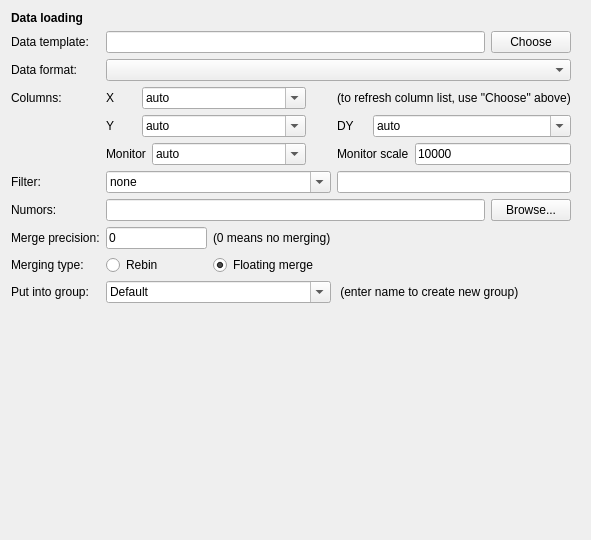
<?xml version="1.0" encoding="UTF-8"?>
<ui version="4.0">
 <class>Form</class>
 <widget class="QWidget" name="Form">
  <property name="geometry">
   <rect>
    <x>0</x>
    <y>0</y>
    <width>591</width>
    <height>540</height>
   </rect>
  </property>
  <property name="windowTitle">
   <string>Form</string>
  </property>
  <layout class="QHBoxLayout" name="horizontalLayout">
   <item>
    <widget class="QScrollArea" name="scrollArea">
     <property name="frameShape">
      <enum>QFrame::NoFrame</enum>
     </property>
     <property name="widgetResizable">
      <bool>true</bool>
     </property>
     <widget class="QWidget" name="scrollAreaWidgetContents_2">
      <property name="geometry">
       <rect>
        <x>0</x>
        <y>0</y>
        <width>579</width>
        <height>528</height>
       </rect>
      </property>
      <layout class="QGridLayout" name="gridLayout_2">
       <property name="leftMargin">
        <number>0</number>
       </property>
       <property name="topMargin">
        <number>0</number>
       </property>
       <property name="bottomMargin">
        <number>0</number>
       </property>
       <item row="0" column="0">
        <layout class="QGridLayout" name="gridLayout">
         <item row="4" column="1" colspan="2">
          <layout class="QHBoxLayout" name="horizontalLayout_2">
           <item>
            <widget class="QLabel" name="label_5">
             <property name="sizePolicy">
              <sizepolicy hsizetype="Fixed" vsizetype="Preferred">
               <horstretch>0</horstretch>
               <verstretch>0</verstretch>
              </sizepolicy>
             </property>
             <property name="minimumSize">
              <size>
               <width>30</width>
               <height>0</height>
              </size>
             </property>
             <property name="text">
              <string>Y</string>
             </property>
            </widget>
           </item>
           <item>
            <widget class="QComboBox" name="ycolBox">
             <property name="editable">
              <bool>true</bool>
             </property>
             <item>
              <property name="text">
               <string>auto</string>
              </property>
             </item>
            </widget>
           </item>
           <item>
            <spacer name="horizontalSpacer_2">
             <property name="orientation">
              <enum>Qt::Horizontal</enum>
             </property>
             <property name="sizeType">
              <enum>QSizePolicy::Fixed</enum>
             </property>
             <property name="sizeHint" stdset="0">
              <size>
               <width>25</width>
               <height>20</height>
              </size>
             </property>
            </spacer>
           </item>
          </layout>
         </item>
         <item row="11" column="1">
          <spacer name="verticalSpacer">
           <property name="orientation">
            <enum>Qt::Vertical</enum>
           </property>
           <property name="sizeHint" stdset="0">
            <size>
             <width>20</width>
             <height>40</height>
            </size>
           </property>
          </spacer>
         </item>
         <item row="12" column="0" colspan="5">
          <widget class="QDialogButtonBox" name="buttonBox">
           <property name="standardButtons">
            <set>QDialogButtonBox::NoButton</set>
           </property>
          </widget>
         </item>
         <item row="9" column="0">
          <widget class="QLabel" name="label_13">
           <property name="text">
            <string>Merging type:</string>
           </property>
          </widget>
         </item>
         <item row="9" column="1">
          <widget class="QRadioButton" name="rbRebin">
           <property name="text">
            <string>Rebin</string>
           </property>
           <property name="checked">
            <bool>false</bool>
           </property>
          </widget>
         </item>
         <item row="9" column="2">
          <widget class="QRadioButton" name="rbFloatMerge">
           <property name="text">
            <string>Floating merge</string>
           </property>
           <property name="checkable">
            <bool>true</bool>
           </property>
           <property name="checked">
            <bool>true</bool>
           </property>
          </widget>
         </item>
         <item row="0" column="0" colspan="2">
          <widget class="QLabel" name="label_10">
           <property name="font">
            <font>
             <bold>true</bold>
            </font>
           </property>
           <property name="text">
            <string>Data loading</string>
           </property>
          </widget>
         </item>
         <item row="7" column="0">
          <widget class="QLabel" name="label_6">
           <property name="sizePolicy">
            <sizepolicy hsizetype="Fixed" vsizetype="Preferred">
             <horstretch>0</horstretch>
             <verstretch>0</verstretch>
            </sizepolicy>
           </property>
           <property name="text">
            <string>Numors:</string>
           </property>
          </widget>
         </item>
         <item row="7" column="1" colspan="3">
          <widget class="QLineEdit" name="numorsEdit"/>
         </item>
         <item row="7" column="4">
          <widget class="QPushButton" name="numorHelpBtn">
           <property name="text">
            <string>?</string>
           </property>
          </widget>
         </item>
         <item row="8" column="0">
          <widget class="QLabel" name="label_7">
           <property name="sizePolicy">
            <sizepolicy hsizetype="Fixed" vsizetype="Preferred">
             <horstretch>0</horstretch>
             <verstretch>0</verstretch>
            </sizepolicy>
           </property>
           <property name="text">
            <string>Merge precision:</string>
           </property>
          </widget>
         </item>
         <item row="8" column="1">
          <widget class="QLineEdit" name="precisionEdit">
           <property name="sizePolicy">
            <sizepolicy hsizetype="Ignored" vsizetype="Fixed">
             <horstretch>0</horstretch>
             <verstretch>0</verstretch>
            </sizepolicy>
           </property>
           <property name="text">
            <string>0</string>
           </property>
          </widget>
         </item>
         <item row="8" column="2">
          <widget class="QLabel" name="label_12">
           <property name="text">
            <string>(0 means no merging)</string>
           </property>
          </widget>
         </item>
         <item row="7" column="4">
          <widget class="QPushButton" name="browseBtn">
           <property name="text">
            <string>Browse...</string>
           </property>
          </widget>
         </item>
         <item row="3" column="1" colspan="2">
          <layout class="QHBoxLayout" name="horizontalLayout_4">
           <item>
            <widget class="QLabel" name="label_4">
             <property name="sizePolicy">
              <sizepolicy hsizetype="Fixed" vsizetype="Preferred">
               <horstretch>0</horstretch>
               <verstretch>0</verstretch>
              </sizepolicy>
             </property>
             <property name="minimumSize">
              <size>
               <width>30</width>
               <height>0</height>
              </size>
             </property>
             <property name="text">
              <string>X</string>
             </property>
            </widget>
           </item>
           <item>
            <widget class="QComboBox" name="xcolBox">
             <property name="editable">
              <bool>true</bool>
             </property>
             <item>
              <property name="text">
               <string>auto</string>
              </property>
             </item>
            </widget>
           </item>
           <item>
            <spacer name="horizontalSpacer">
             <property name="orientation">
              <enum>Qt::Horizontal</enum>
             </property>
             <property name="sizeType">
              <enum>QSizePolicy::Fixed</enum>
             </property>
             <property name="sizeHint" stdset="0">
              <size>
               <width>25</width>
               <height>20</height>
              </size>
             </property>
            </spacer>
           </item>
          </layout>
         </item>
         <item row="5" column="3" colspan="2">
          <layout class="QHBoxLayout" name="horizontalLayout_6">
           <item>
            <widget class="QLabel" name="label_9">
             <property name="sizePolicy">
              <sizepolicy hsizetype="Fixed" vsizetype="Preferred">
               <horstretch>0</horstretch>
               <verstretch>0</verstretch>
              </sizepolicy>
             </property>
             <property name="text">
              <string>Monitor scale</string>
             </property>
            </widget>
           </item>
           <item>
            <widget class="QLineEdit" name="monscaleEdit">
             <property name="text">
              <string>10000</string>
             </property>
            </widget>
           </item>
          </layout>
         </item>
         <item row="1" column="0">
          <widget class="QLabel" name="label_2">
           <property name="sizePolicy">
            <sizepolicy hsizetype="Fixed" vsizetype="Preferred">
             <horstretch>0</horstretch>
             <verstretch>0</verstretch>
            </sizepolicy>
           </property>
           <property name="text">
            <string>Data template:</string>
           </property>
          </widget>
         </item>
         <item row="1" column="1" colspan="3">
          <widget class="QLineEdit" name="templateEdit">
           <property name="readOnly">
            <bool>true</bool>
           </property>
          </widget>
         </item>
         <item row="1" column="4">
          <widget class="QPushButton" name="settemplateBtn">
           <property name="sizePolicy">
            <sizepolicy hsizetype="Fixed" vsizetype="Fixed">
             <horstretch>0</horstretch>
             <verstretch>0</verstretch>
            </sizepolicy>
           </property>
           <property name="text">
            <string> Choose </string>
           </property>
           <property name="icon">
            <iconset theme="document-open">
             <normaloff>.</normaloff>.</iconset>
           </property>
          </widget>
         </item>
         <item row="2" column="0">
          <widget class="QLabel" name="label">
           <property name="sizePolicy">
            <sizepolicy hsizetype="Fixed" vsizetype="Preferred">
             <horstretch>0</horstretch>
             <verstretch>0</verstretch>
            </sizepolicy>
           </property>
           <property name="text">
            <string>Data format:</string>
           </property>
          </widget>
         </item>
         <item row="2" column="1" colspan="4">
          <widget class="QComboBox" name="dataformatBox"/>
         </item>
         <item row="3" column="0">
          <widget class="QLabel" name="label_3">
           <property name="sizePolicy">
            <sizepolicy hsizetype="Fixed" vsizetype="Preferred">
             <horstretch>0</horstretch>
             <verstretch>0</verstretch>
            </sizepolicy>
           </property>
           <property name="text">
            <string>Columns:</string>
           </property>
          </widget>
         </item>
         <item row="4" column="3" colspan="2">
          <layout class="QHBoxLayout" name="horizontalLayout_3">
           <item>
            <widget class="QLabel" name="label_11">
             <property name="sizePolicy">
              <sizepolicy hsizetype="Fixed" vsizetype="Preferred">
               <horstretch>0</horstretch>
               <verstretch>0</verstretch>
              </sizepolicy>
             </property>
             <property name="minimumSize">
              <size>
               <width>30</width>
               <height>0</height>
              </size>
             </property>
             <property name="text">
              <string>DY</string>
             </property>
            </widget>
           </item>
           <item>
            <widget class="QComboBox" name="dycolBox">
             <property name="editable">
              <bool>true</bool>
             </property>
             <item>
              <property name="text">
               <string>auto</string>
              </property>
             </item>
            </widget>
           </item>
          </layout>
         </item>
         <item row="5" column="1" colspan="2">
          <layout class="QHBoxLayout" name="horizontalLayout_5">
           <item>
            <widget class="QLabel" name="label_8">
             <property name="sizePolicy">
              <sizepolicy hsizetype="Fixed" vsizetype="Preferred">
               <horstretch>0</horstretch>
               <verstretch>0</verstretch>
              </sizepolicy>
             </property>
             <property name="text">
              <string>Monitor</string>
             </property>
            </widget>
           </item>
           <item>
            <widget class="QComboBox" name="moncolBox">
             <property name="editable">
              <bool>true</bool>
             </property>
             <item>
              <property name="text">
               <string>auto</string>
              </property>
             </item>
            </widget>
           </item>
           <item>
            <spacer name="horizontalSpacer_3">
             <property name="orientation">
              <enum>Qt::Horizontal</enum>
             </property>
             <property name="sizeType">
              <enum>QSizePolicy::Fixed</enum>
             </property>
             <property name="sizeHint" stdset="0">
              <size>
               <width>25</width>
               <height>20</height>
              </size>
             </property>
            </spacer>
           </item>
          </layout>
         </item>
         <item row="6" column="0">
          <widget class="QLabel" name="filterLbl">
           <property name="text">
            <string>Filter:</string>
           </property>
          </widget>
         </item>
         <item row="6" column="1" colspan="2">
          <widget class="QComboBox" name="filtercolBox">
           <property name="editable">
            <bool>true</bool>
           </property>
           <item>
            <property name="text">
             <string>none</string>
            </property>
           </item>
          </widget>
         </item>
         <item row="6" column="3" colspan="2">
          <widget class="QLineEdit" name="filtervalEdit">
           <property name="text">
            <string/>
           </property>
          </widget>
         </item>
         <item row="10" column="0">
          <widget class="QLabel" name="groupBoxLbl">
           <property name="text">
            <string>Put into group:</string>
           </property>
          </widget>
         </item>
         <item row="10" column="1" colspan="2">
          <widget class="QComboBox" name="groupBox">
           <property name="editable">
            <bool>true</bool>
           </property>
           <item>
            <property name="text">
             <string>Default</string>
            </property>
           </item>
          </widget>
         </item>
         <item row="10" column="3" colspan="2">
          <widget class="QLabel" name="groupBoxDesc">
           <property name="text">
            <string> (enter name to create new group)</string>
           </property>
          </widget>
         </item>
         <item row="3" column="3" colspan="2">
          <widget class="QLabel" name="label_12">
           <property name="text">
            <string>(to refresh column list, use &quot;Choose&quot; above)</string>
           </property>
          </widget>
         </item>
        </layout>
       </item>
      </layout>
     </widget>
    </widget>
   </item>
  </layout>
 </widget>
 <tabstops>
  <tabstop>templateEdit</tabstop>
  <tabstop>settemplateBtn</tabstop>
  <tabstop>dataformatBox</tabstop>
  <tabstop>xcolBox</tabstop>
  <tabstop>ycolBox</tabstop>
  <tabstop>dycolBox</tabstop>
  <tabstop>moncolBox</tabstop>
  <tabstop>monscaleEdit</tabstop>
  <tabstop>numorsEdit</tabstop>
  <tabstop>numorHelpBtn</tabstop>
  <tabstop>precisionEdit</tabstop>
  <tabstop>browseBtn</tabstop>
  <tabstop>rbRebin</tabstop>
  <tabstop>rbFloatMerge</tabstop>
  <tabstop>groupBox</tabstop>
  <tabstop>buttonBox</tabstop>
 </tabstops>
 <resources/>
 <connections/>
</ui>
